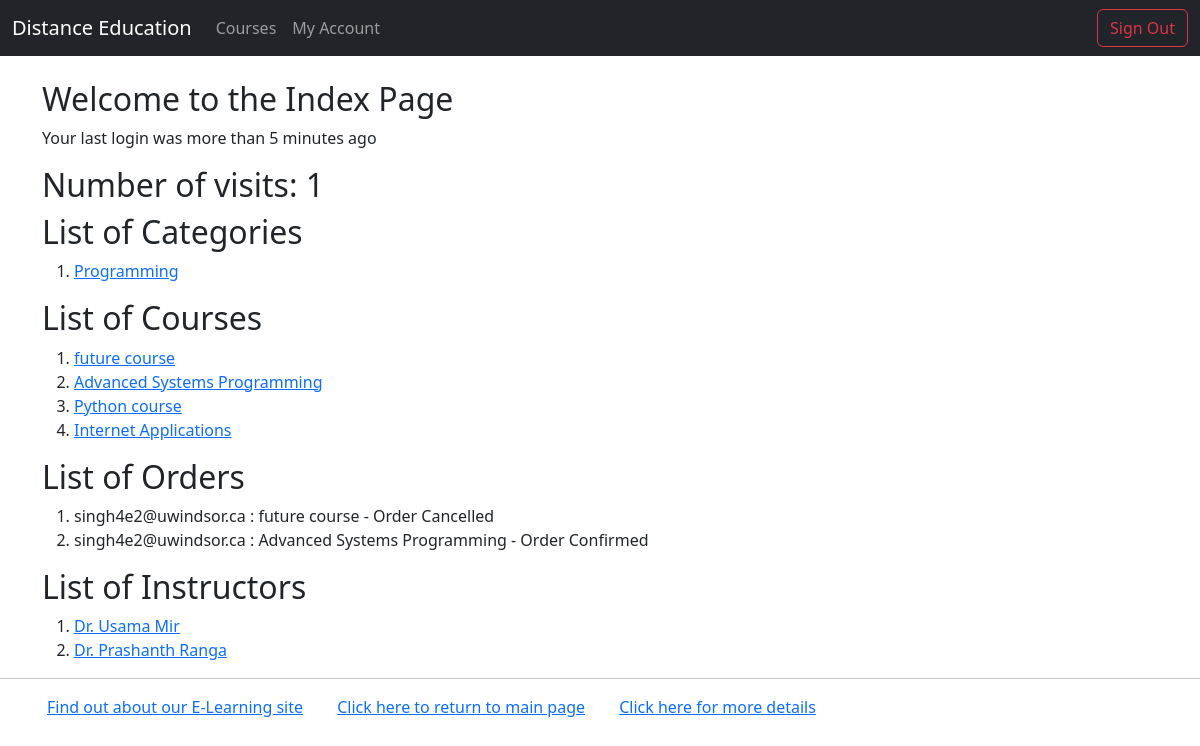
The page /myappF23/home/ (signed in) on the database as committed earlier.
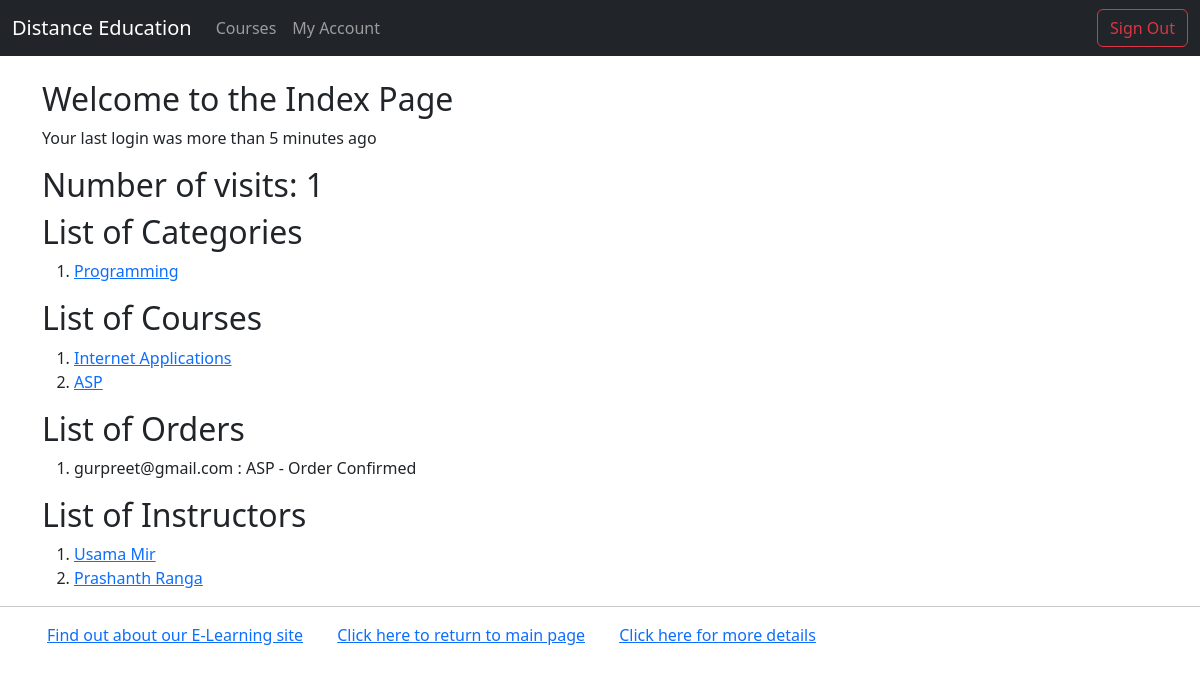
The same page on the database as committed later.
### myappF23/models.py (models this page shows, shortened)
class Category(models.Model):
    name = models.CharField(max_length=100)

class Course(models.Model):
    LEVEL_CHOICES = [
        ("BE", "Beginner"),
        ("IN", "Intermediate"),
        ("AD", "Advanced"),
    ]
    title = models.CharField(max_length=200)
    description = models.TextField()
    instructor = models.ForeignKey(Instructor, on_delete=models.CASCADE, default=None)
    categories = models.ForeignKey(Category, on_delete=models.CASCADE)
    students = models.ManyToManyField(Student, blank=True)
    start_date = models.DateField()
    end_date = models.DateField()
    price = models.DecimalField(max_digits=10, decimal_places=2)
    level = models.PositiveIntegerField(default=0)
    interested = models.PositiveIntegerField(default=0)
    def __str__(self):
        return self.title

class Order(models.Model):
    ORDER_CHOICES = [(0, "Order Confirmed"), (1, "Order Cancelled")]
    course = models.ForeignKey(Course, on_delete=models.CASCADE)
    student = models.ForeignKey(Student, on_delete=models.CASCADE)
    order_status = models.IntegerField(choices=ORDER_CHOICES, default=1)
    order_date = models.DateField()
    order_price = models.DecimalField(default=0, max_digits=5, decimal_places=2)
    levels = models.PositiveIntegerField(default=0)

class Student(AbstractBaseUser, PermissionsMixin):
    STUDENT_STATUS_CHOICES = [
        ("ER", "Enrolled"),
        ("SP", "Suspended"),
        ("GD", "Graduated"),
    ]
    status = models.CharField(
        max_length=10, choices=STUDENT_STATUS_CHOICES, default="ER"
    )
    name = models.CharField(max_length=255, blank=True, default="")
    email = models.EmailField(default="", unique=True, blank=True, max_length=255)
    password = models.CharField(max_length=100)
    is_staff = models.BooleanField(default=False)
    is_active = models.BooleanField(default=True)
    is_superuser = models.BooleanField(default=False)
    is_student = models.BooleanField(default=False)
    interested_courses = models.ManyToManyField(
        "Course", related_name="interested_students"
    )
    objects = AuthUserManager()
    USERNAME_FIELD = "email"
    EMAIL_FIELD = "email"
    REQUERIES_FIELD = []
    class Meta:
        verbose_name = "Student"
        verbose_name_plural = "Students"

class Instructor(models.Model):
    first_name = models.CharField(max_length=100)
    last_name = models.CharField(max_length=100)
    bio = models.TextField()
    student = models.ManyToManyField(Student)
    def __str__(self):
        return self.first_name + " " + self.last_name

### myappF23/views.py (the view)
# urls.py: path("home/", views.index, name="index"),
@login_required(login_url="/myappF23/login/")
def index(request):
    category_list = Category.objects.all().order_by("id")[:10]
    course_list = Course.objects.all().order_by("-price")[:5]
    order_list = Order.objects.all().order_by("-order_date")[:10]
    ins_list = Instructor.objects.all()[:5]
    last_login_info = request.session.get("last_login_info", None)
    if last_login_info:
        login_info = "Your last login was: " + last_login_info
    else:
        login_info = "Your last login was more than 5 minutes ago"
    user_visits = request.COOKIES.get("user_visits", 0)
    user_visits = int(user_visits) + 1
    response = render(
        request,
        "myapp/index.html",
        {
            "course_list": course_list,
            "category_list": category_list,
            "order_list": order_list,
            "ins_list": ins_list,
            "user_visits": user_visits,
            "login_info": login_info,
        },
    )
    response.set_cookie("user_visits", user_visits, max_age=10)
    return response

### myappF23/templates/myapp/index.html
{% extends 'myapp/base.html' %}
{% block body_block %}
<h2>Welcome to the Index Page</h2>
<p>{{login_info}}</p>
<h2>Number of visits: {{ user_visits }}</h2>
{% if category_list %}
<h2>List of Categories</h2>
<ol>
    {% for category in category_list %}
    <li>
        <a href="{% url 'category_detail' category.id %}" target="_blank">{{category.name}}</a>
    </li>
    {% endfor %}
</ol>
{% else %}
<strong>There are no categories</strong>
{% endif %}
{% if course_list %}
<h2>List of Courses</h2>
<ol>
    {% for course in course_list %}
    <li>
        <a href="{% url 'course-detail' course.id %}" target="_blank">
            {{course.title}}
        </a>
    </li>
    {% endfor %}
</ol>
{% else %}
<strong>There are no courses</strong>
{% endif %}
{% if order_list %}
<h2>List of Orders</h2>
<ol>
    {% for order in order_list %}
    <li>
        {{order.student}} : {{order.course}} -
        {% if order.order_status == 0 %}
        {{"Order Confirmed"}}
        {%else%}
        {{"Order Cancelled"}}
        {% endif %}
    </li>
    {% endfor %}
</ol>
{% else %}
<strong>There are no orders</strong>
{% endif %}
{% if ins_list %}
<h2>List of Instructors</h2>
<ol>
    {% for ins in ins_list %}
    <li>
        <a href="{% url 'ins_detail' ins.id%}" target="_blank">{{ins}}</a>
    </li>
    {% endfor %}
</ol>
{% else %}
<strong>There are no Instructors</strong>
{% endif %}
{% endblock %}

### myappF23/templates/myapp/base.html (shortened to what this page needs)
<!doctype html>
<html lang="en">
{% load static %}
<head>
    <link href="https://cdn.jsdelivr.net/npm/bootstrap@5.3.2/dist/css/bootstrap.min.css" rel="stylesheet"
>
    <link rel="stylesheet" type="text/css" href="{% static 'myapp/styles.css' %}" />
    {% load static %}
</head>
<body>
    {% include 'myapp/navbar.html' %}
    <br />
    <div class="container">
        {% block body_block %} {% endblock %}
    </div>
    <hr />
    <div>
        <ul>
            <li class="hbar1">
                <a href="/myappF23/about">Find out about our E-Learning site</a>
            </li>
            <li class="hbar1">
                <a href="{% url 'index' %}">Click here to return to main page</a>
            </li>
            <li class="hbar1">
                <a href="{% url 'detail' %}">Click here for more details</a>
            </li>
        </ul>
    </div>
</body>
</html>

### myappF23/templates/myapp/navbar.html (shortened to what this page needs)
<nav class="navbar navbar-expand-lg navbar-dark bg-dark">
    <div class="container-fluid">
        <a class="navbar-brand" href="{% url 'index' %}">Distance Education</a>
        <div class="collapse navbar-collapse" id="navbarSupportedContent">
            <ul class="navbar-nav me-auto mb-2 mb-lg-0">
                {% if user.is_authenticated %}
                <li class="nav-item">
                    <a class="nav-link " aria-current="page" href="{% url 'courses' %}">Courses</a>
                </li>
                <li class="nav-item">
                    <a class="nav-link " aria-current="page" href="{% url 'myaccount' %}">My Account</a>
                </li>
                {% endif %}
            </ul>
            {% if user.is_authenticated %}
            <div class="d-flex">
                <div class="justify-content-end">
                    <a href="{% url 'user_logout' %}" class="btn btn-outline-danger">Sign Out</a>
                </div>
            </div>
            {% endif %}
        </div>
    </div>
</nav>

### myappF23/static/myapp/styles.css (style rules this page uses)
.hbar1 { display: inline; margin: 15px; }

Rows that differ between the two databases and show on the page:
removed Course: title "future course"
removed Course: title "Advanced Systems Programming"
removed Course: title "Python course"
removed Order: student "singh4e2@uwindsor.ca", course "future course", value "Order Cancelled"
removed Order: student "singh4e2@uwindsor.ca", course "Advanced Systems Programming", value "Order Confirmed"
added Course: title "ASP"
added Order: student "gurpreet@gmail.com", course "ASP", value "Order Confirmed"
changed Instructor: first_name+last_name "Dr. Usama Mir" → "Usama Mir"
changed Instructor: first_name+last_name "Dr. Prashanth Ranga" → "Prashanth Ranga"
